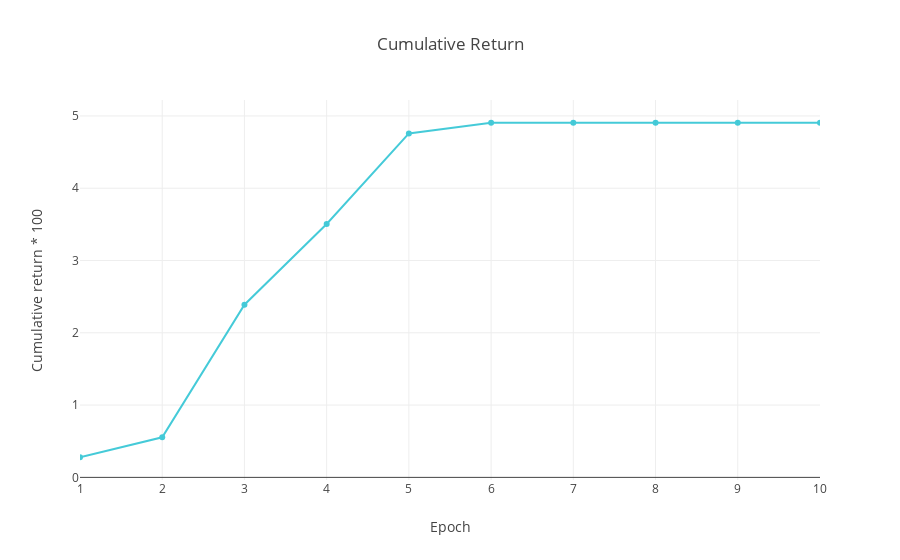

Notebook code for this chart:
### Markdown cell above
## Training market simulator

### Code cell
# cum_returns = map(lambda cum_returns: cum_returns * 100, cum_returns)
plot_cum = plot_cum_return(epochs, cum_returns, output_type='nb')
iplot(plot_cum)

### Figure 1 — Plotly figure (JSON) as saved in the notebook; plotly's stock layout.template omitted (floating-point values rounded to 4 significant figures)
{"data": [{"line": {"color": "#17BECF"}, "name": "CR", "opacity": 0.8, "type": "scatter", "uid": "8ca39741-f855-48a2-9d5e-7f49edfd4ffb", "x": [1, 2, 3, 4, 5, 6, 7, 8, 9, 10], "y": [0.2785, 0.554, 2.389, 3.505, 4.758, 4.906, 4.906, 4.906, 4.906, 4.906]}], "layout": {"autosize": true, "title": {"text": "Cumulative Return"}, "xaxis": {"range": [1, 10], "rangeselector": {"buttons": [{"count": 1, "label": "1m", "step": "month", "stepmode": "backward"}, {"count": 6, "label": "6m", "step": "month", "stepmode": "backward"}, {"step": "all"}]}, "title": {"text": "Epoch"}, "type": "linear"}, "yaxis": {"autorange": true, "range": [-0.05771, 5.242], "title": {"text": "Cumulative return * 100"}, "type": "linear"}}}
